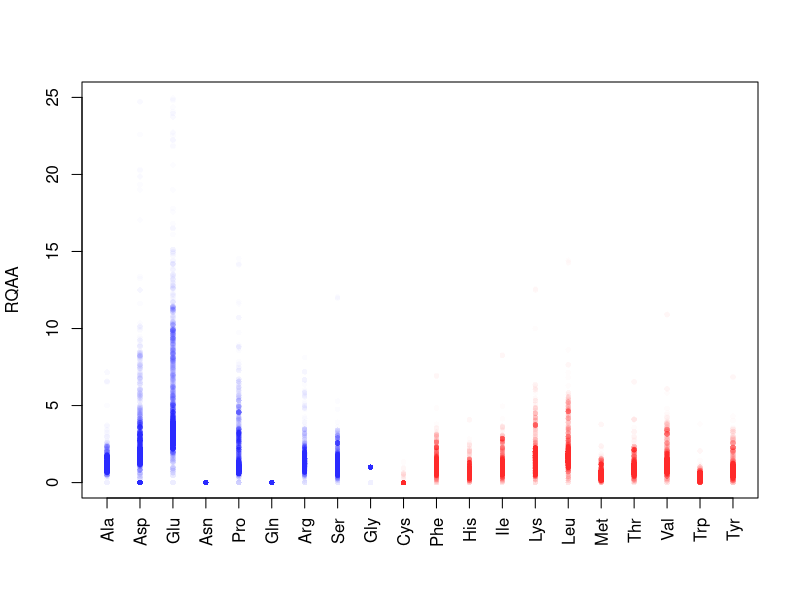

Generate this figure with R:
library(scales)

setwd("/Volumes/Disco2024/Papers/EnPreparacion/DProtein/2024/EAAInProteinsAndMetabolism/DataFiguresPaper/Figure6")

df <- read.csv('dataFigure6.csv')

plot.aminodist <- function(x,labels,color,df,size,alpha) 
{
  n <- length(colnames(df))
  y <- df[,1]
  plot(x,y,pch=16,cex=size,xaxt='n',xlab="", ylab="RQAA",col=alpha(color,alpha), ylim=c(0,25))
  axis(1,at=x,labels=labels,las=2)
  apply(df[,2:n],MARGIN=2,FUN=function(y) {points(x,y,pch=16,cex=size,col=alpha(color,alpha))})
}
plot.aminodist(df[,1],df[,2],c(rep('blue',9),rep('red',11)),df[,3:4908],0.75,0.01)

